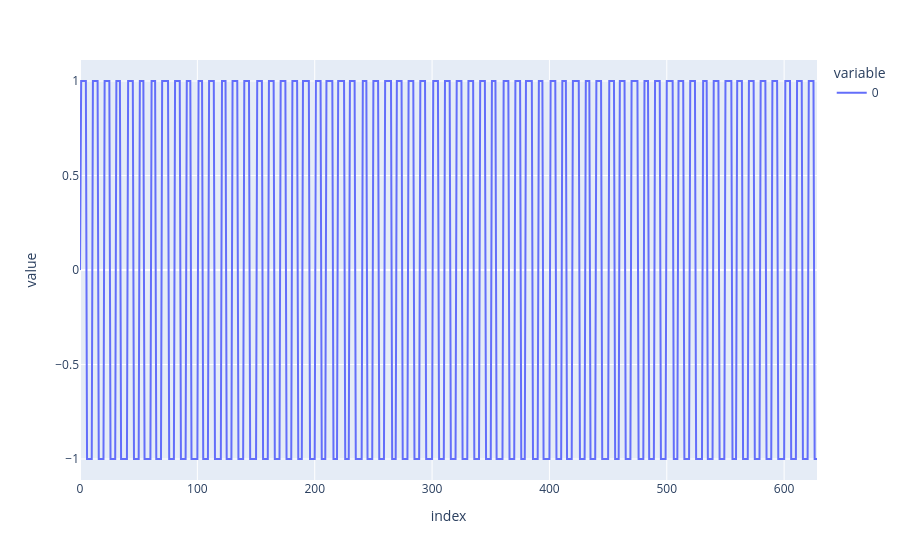
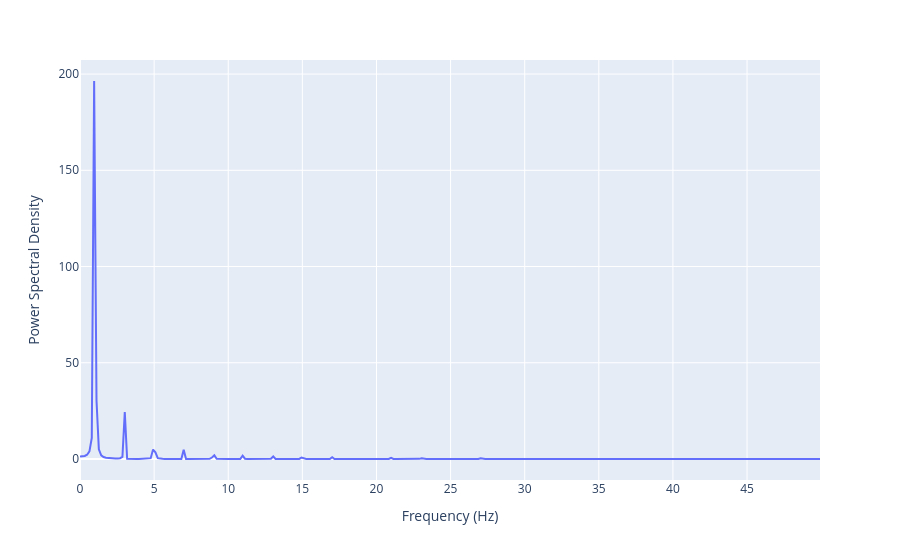

Source (notebook cell) for these figures, in order:
### Code cell
fig = px.line(square_wave(time, 10.0))
fig.show()
spectral(square_wave(time, 1.0), 100)

### Figure 1 — Plotly figure (JSON) as saved in the notebook; plotly's stock layout.template omitted (floating-point values rounded to 4 significant figures; data arrays with more than 128 entries replaced by an {"elided": "..."} marker saying what was removed)
{"data": [{"hovertemplate": "variable=0<br>index=%{x}<br>value=%{y}<extra></extra>", "legendgroup": "0", "line": {"color": "#636efa", "dash": "solid"}, "marker": {"symbol": "circle"}, "mode": "lines", "name": "0", "orientation": "v", "showlegend": true, "type": "scatter", "x": {"elided": "629 int values"}, "xaxis": "x", "y": {"elided": "629 float values"}, "yaxis": "y"}], "layout": {"legend": {"title": {"text": "variable"}, "tracegroupgap": 0}, "margin": {"t": 60}, "xaxis": {"anchor": "y", "domain": [0, 1], "title": {"text": "index"}}, "yaxis": {"anchor": "x", "domain": [0, 1], "title": {"text": "value"}}}}

### Figure 2 — Plotly figure (JSON) as saved in the notebook; plotly's stock layout.template omitted (floating-point values rounded to 4 significant figures; data arrays with more than 128 entries replaced by an {"elided": "..."} marker saying what was removed)
{"data": [{"hovertemplate": "Frequency (Hz)=%{x}<br>Power Spectral Density=%{y}<extra></extra>", "legendgroup": "", "line": {"color": "#636efa", "dash": "solid"}, "marker": {"symbol": "circle"}, "mode": "lines", "name": "", "orientation": "v", "showlegend": false, "type": "scatter", "x": {"elided": "315 float values"}, "xaxis": "x", "y": {"elided": "315 float values"}, "yaxis": "y"}], "layout": {"legend": {"tracegroupgap": 0}, "margin": {"t": 60}, "xaxis": {"anchor": "y", "domain": [0, 1], "title": {"text": "Frequency (Hz)"}}, "yaxis": {"anchor": "x", "domain": [0, 1], "title": {"text": "Power Spectral Density"}}}}
